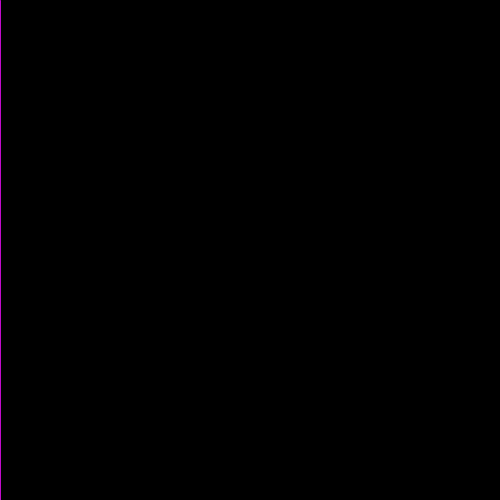
Frame 1 (no input)
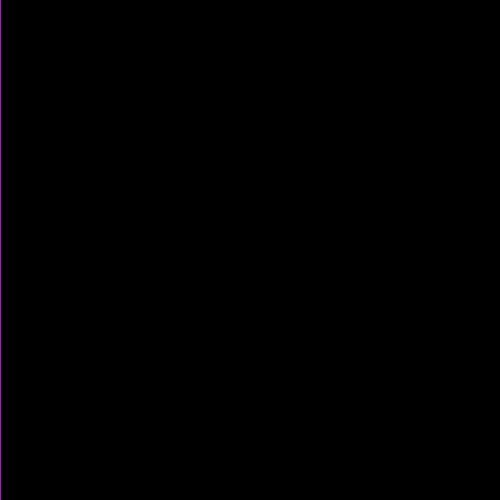
Frame 60 (the mouse pressed at the canvas centre just before this capture)
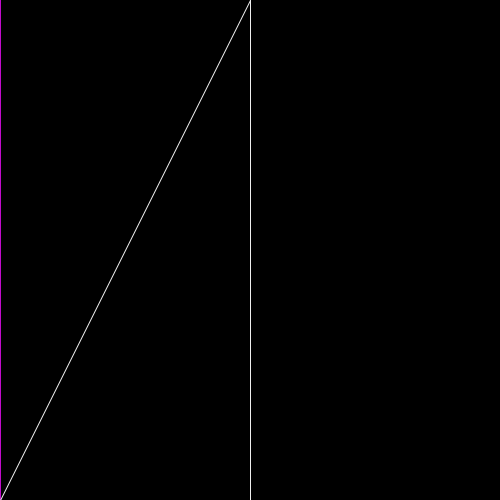
Frame 120 (the mouse held since frame 60 and released just before this capture)

The Processing sketch that drew these frames (run headless with seeded random() and noise(); from frame 60 on, the mouse is pressed at the canvas centre):

// Processing sketch: amyconditionalstatement
// ── amyconditionalstatement.pde
// Assignment 2- Conditional Statements
// Amy Peniston

// **** READ ME **** //
// Change variable "changeMe" to alter the location 
// where the color switches from purple to white


void setup() {
  size(500,500);
  background(#000000);
}

void draw() {
  int changeMe = 200;
  
  if (mouseX < changeMe) {
    stroke(#C10CCB);
  } else {
    stroke(#eeeeee);
  }
  
  line(mouseX, 0, pmouseX, 500); 
  
  println("Your mouse is located at " + mouseX + " on the x-axis. MOVE!");
}
